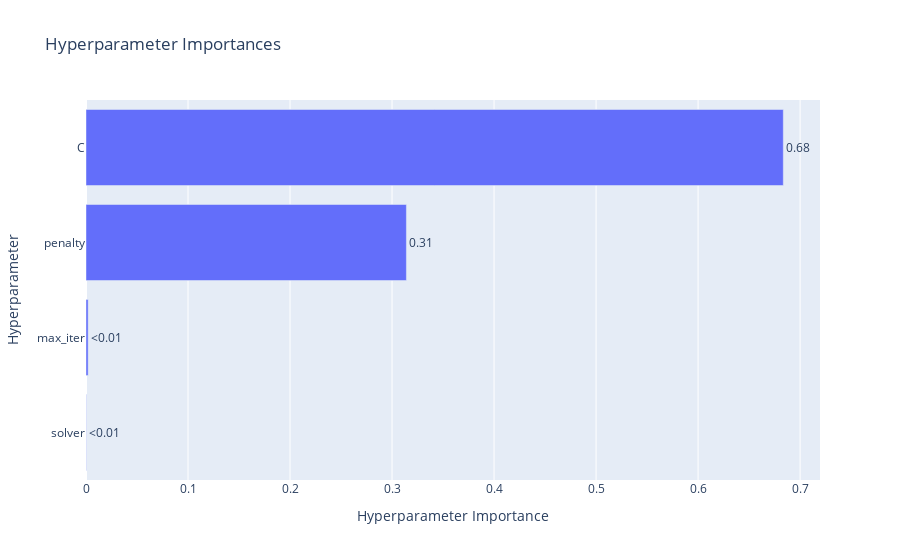

Here is the notebook cell this chart was saved with:
### Code cell
optuna.visualization.plot_param_importances(study)

### Figure 1 — Plotly figure (JSON) as saved in the notebook; plotly's stock layout.template omitted (floating-point values rounded to 4 significant figures)
{"data": [{"cliponaxis": false, "hovertemplate": ["solver (CategoricalDistribution): 0.00028295385858980295<extra></extra>", "max_iter (IntDistribution): 0.002110669991999641<extra></extra>", "penalty (CategoricalDistribution): 0.3140762468940149<extra></extra>", "C (FloatDistribution): 0.6835301292553957<extra></extra>"], "name": "Objective Value", "orientation": "h", "text": ["<0.01", "<0.01", "0.31", "0.68"], "textposition": "outside", "type": "bar", "x": [0.000283, 0.002111, 0.3141, 0.6835], "y": ["solver", "max_iter", "penalty", "C"]}], "layout": {"title": {"text": "Hyperparameter Importances"}, "xaxis": {"title": {"text": "Hyperparameter Importance"}}, "yaxis": {"title": {"text": "Hyperparameter"}}}}
